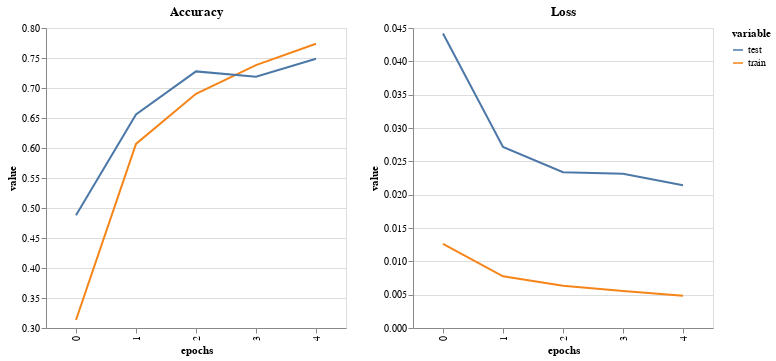

Here is the notebook cell this chart was saved with:
### Markdown cell above
Avec 5 epochs, nous avons un accuracy de 0.75 sur les données test.

### Code cell
# Je crée les dataframes
train_val_acc_df = pd.DataFrame.from_dict(accuracy_stats_Classifieur).reset_index().melt(id_vars=['index']).rename(columns={"index":"epochs"})
train_val_loss_df = pd.DataFrame.from_dict(loss_stats_Classifieur).reset_index().melt(id_vars=['index']).rename(columns={"index":"epochs"})

#je trace loss and accuracy pour train et test


char1=alt.Chart(train_val_acc_df).mark_line().encode(
            x=alt.X('epochs:O',scale=alt.Scale(zero=False)),
            y=alt.Y('value:Q',scale=alt.Scale(zero=False)),
            color='variable:N').properties(height=300,width=300,title='Accuracy')


char2=alt.Chart(train_val_loss_df).mark_line().encode(
            x='epochs:O',
            y='value:Q',
            color='variable:N').properties(height=300,width=300,title='Loss')

alt.hconcat(char1,char2).resolve_scale(y='independent')

### Figure 1 — Vega-Lite specification as saved in the notebook (floating-point values rounded to 4 significant figures)
{"config": {"view": {"continuousWidth": 400, "continuousHeight": 300}}, "hconcat": [{"data": {"name": "data-e441d394d7253e95eda032e19152b2b6"}, "mark": "line", "encoding": {"color": {"type": "nominal", "field": "variable"}, "x": {"type": "ordinal", "field": "epochs", "scale": {"zero": false}}, "y": {"type": "quantitative", "field": "value", "scale": {"zero": false}}}, "height": 300, "title": "Accuracy", "width": 300}, {"data": {"name": "data-3e59c92b47fa877790df71147feade10"}, "mark": "line", "encoding": {"color": {"type": "nominal", "field": "variable"}, "x": {"type": "ordinal", "field": "epochs"}, "y": {"type": "quantitative", "field": "value"}}, "height": 300, "title": "Loss", "width": 300}], "resolve": {"scale": {"y": "independent"}}, "$schema": "https://vega.github.io/schema/vega-lite/v4.8.1.json", "datasets": {"data-e441d394d7253e95eda032e19152b2b6": [{"epochs": 0, "variable": "train", "value": 0.3134}, {"epochs": 1, "variable": "train", "value": 0.6067}, {"epochs": 2, "variable": "train", "value": 0.6903}, {"epochs": 3, "variable": "train", "value": 0.7382}, {"epochs": 4, "variable": "train", "value": 0.7738}, {"epochs": 0, "variable": "test", "value": 0.488}, {"epochs": 1, "variable": "test", "value": 0.656}, {"epochs": 2, "variable": "test", "value": 0.7277}, {"epochs": 3, "variable": "test", "value": 0.7187}, {"epochs": 4, "variable": "test", "value": 0.7487}], "data-3e59c92b47fa877790df71147feade10": [{"epochs": 0, "variable": "train", "value": 0.01261}, {"epochs": 1, "variable": "train", "value": 0.007754}, {"epochs": 2, "variable": "train", "value": 0.006347}, {"epochs": 3, "variable": "train", "value": 0.005543}, {"epochs": 4, "variable": "train", "value": 0.004852}, {"epochs": 0, "variable": "test", "value": 0.04417}, {"epochs": 1, "variable": "test", "value": 0.02716}, {"epochs": 2, "variable": "test", "value": 0.02337}, {"epochs": 3, "variable": "test", "value": 0.02314}, {"epochs": 4, "variable": "test", "value": 0.02141}]}}
